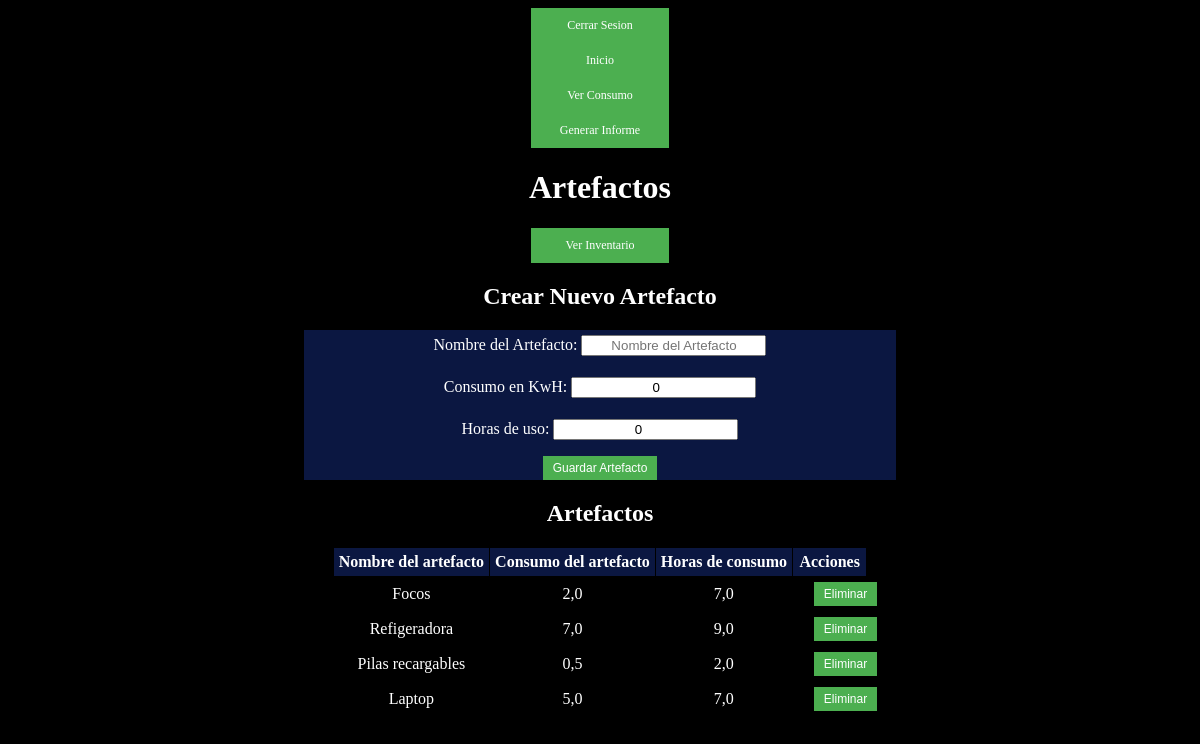
/paginaUsuario/inventario/artefactos/ (signed in), run on an earlier commit of the app's database.
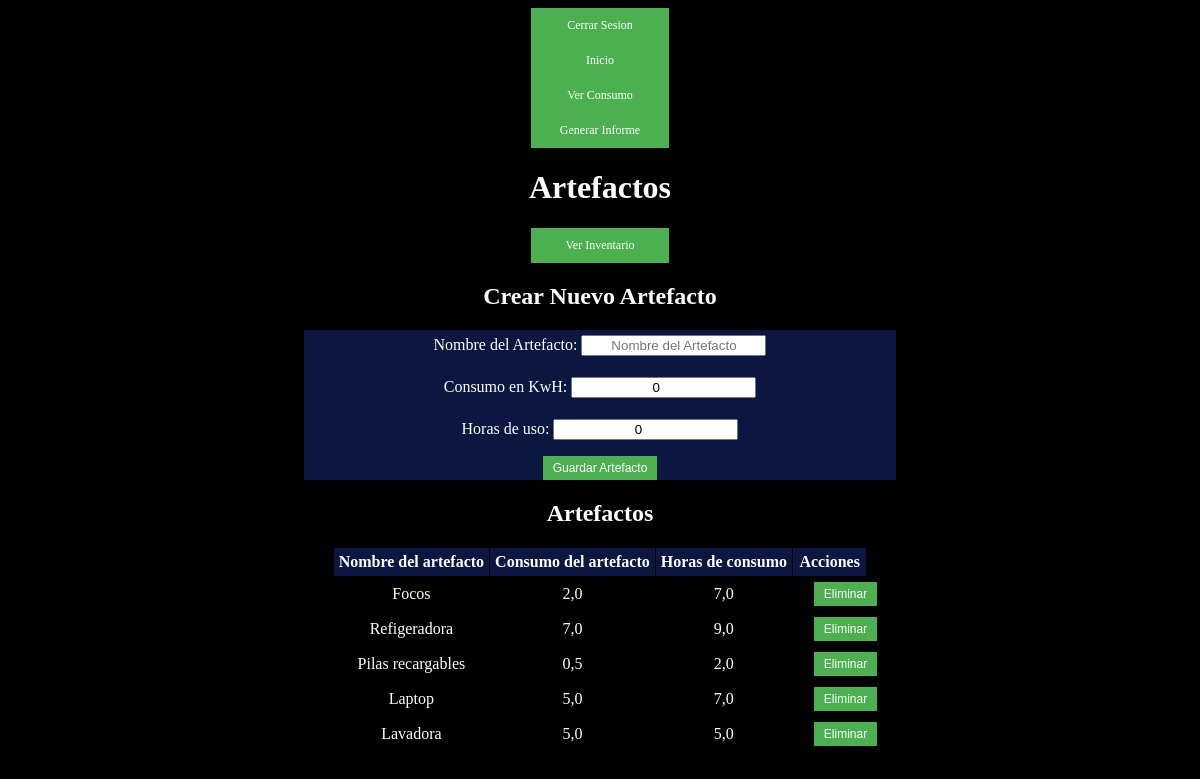
And on a later commit of the database.
### energy/models.py (models this page shows, shortened)
class Artefactos(models.Model):
    user = models.ForeignKey(User, on_delete=models.CASCADE)
    nombreArtefacto = models.CharField(max_length=20)
    consumoKwH = models.FloatField(default=0)
    horasDeUso = models.FloatField(default=0)
    inventario = models.ForeignKey('Inventario', on_delete=models.CASCADE, null=True, blank=True)

### energy/views.py (the view, shortened to what this page needs)
# urls.py: path('paginaUsuario/inventario/artefactos/', artefacto, name="artefacto"),
def artefacto(request):
    if request.user.is_authenticated:
        artefactos = Artefactos.objects.filter(user=request.user)
        if request.method == 'GET':
            form = ArtefactosForm()
            return render(request, 'energy/home/artefactos.html', {
                'form': form,
                'artefactos': artefactos,
            })
    return render(request, 'energy/home/artefactos.html', {
        'eliminar': eliminarArtefacto,
        })

### energy/forms.py
class ArtefactosForm(forms.ModelForm):
    class Meta:
        model = Artefactos
        fields = ('nombreArtefacto', 'consumoKwH', 'horasDeUso')
        widgets = {
            'nombreArtefacto': forms.TextInput(
                attrs={
                    'placeholder': 'Nombre del Artefacto'
                }
            ),
            'consumoKwH': forms.NumberInput(
                attrs={
                    'placeholder': 'Consumo en KwH'
                }
            ),
            'horasDeUso': forms.NumberInput(
                attrs={
                    'placeholder': 'Horas de uso'
                }
            )
        }
        labels = {
            'nombreArtefacto': 'Nombre del Artefacto',
            'consumoKwH': 'Consumo en KwH',
            'horasDeUso': 'Horas de uso',
        }

### energy/templates/energy/home/artefactos.html (shortened to what this page needs)
<html>
<head>
</head>
<body>
<a href="{% url 'cerrarSesion' %}">Cerrar Sesion</a>
<a href="{% url 'paginaUsuario' %}">Inicio</a>
<a href="{% url 'proyecciones' %}">Ver Consumo</a>
<a href="{% url 'informe' %}">Generar Informe</a>
    <h1>Artefactos</h1>
<a href="{% url 'inventario' %}">Ver Inventario</a>
<h2>Crear Nuevo Artefacto</h2>
<form method="post" action="{% url 'artefacto' %}">
  {{ form.as_p }}
  <button type="submit">Guardar Artefacto</button>
</form>
<h2>Artefactos</h2>
<table>
  <tr>
    <th>Nombre del artefacto</th>
    <th>Consumo del artefacto</th>
    <th>Horas de consumo</th>
    <th>Acciones</th>
  </tr>
  {% for artefacto in artefactos %}
    <tr>
        <td>{{ artefacto.nombreArtefacto }}</td>
        <td>{{ artefacto.consumoKwH }}</td>
        <td>{{ artefacto.horasDeUso }}</td>
        <td>
        <form method="post" action="{% url 'eliminarArtefacto' artefacto.id %}">
          <button type="submit">Eliminar</button>
        </form>
        </td>
  {% endfor %}
</table>
</body>
</html>

What changed in the data, as far as the page shows it:
added Artefactos: nombreArtefacto "Lavadora", consumoKwH "5,0", horasDeUso "5,0"
